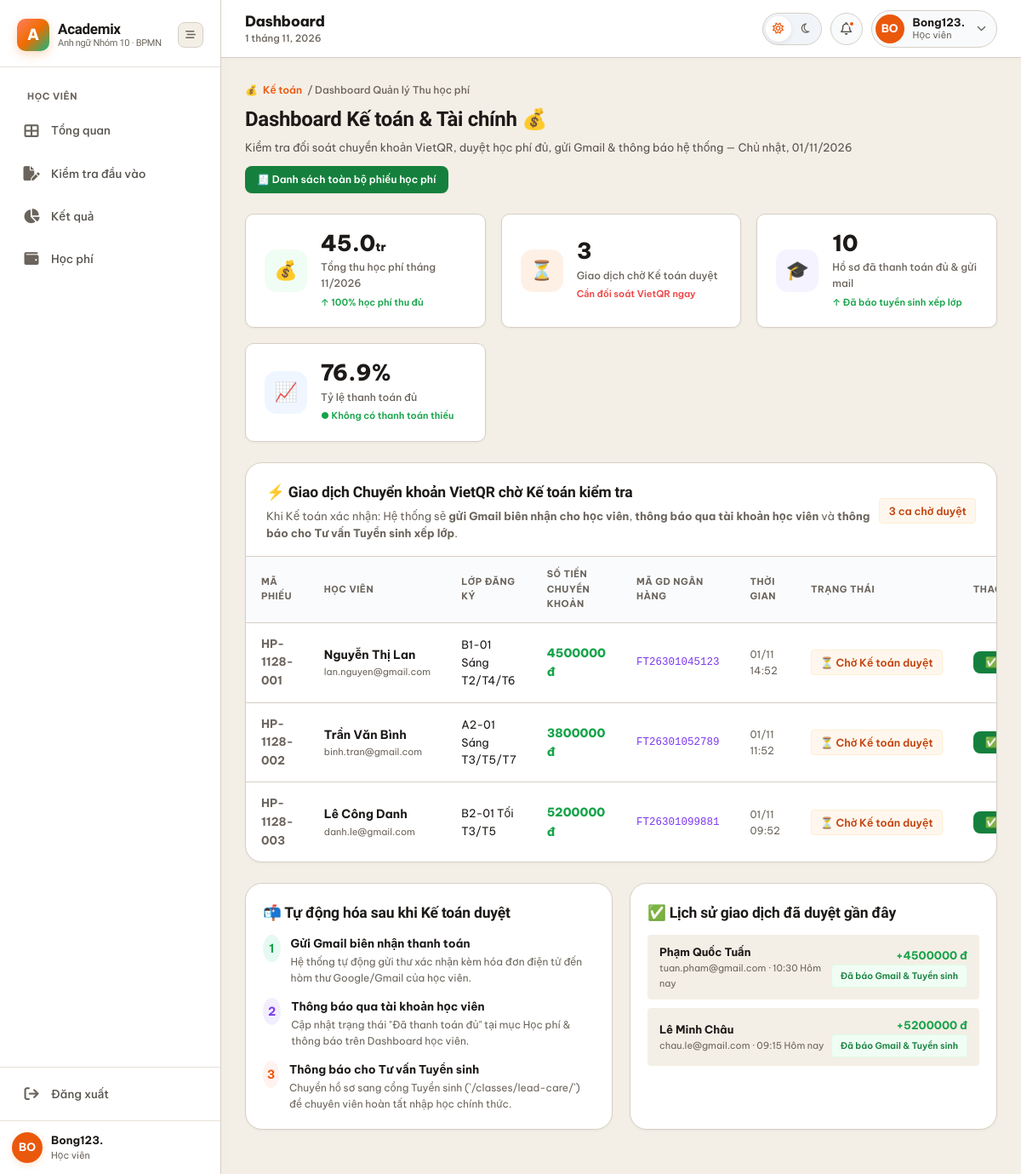
The page /users/accountant/ (signed in) on the database its author committed.
### apps/users/models.py (models this page shows, shortened)
class KhachHang(models.Model):
    class TrangThai(models.TextChoices):
        TIEM_NANG = 'TIEM_NANG', 'Tiềm năng'
        DANG_TU_VAN = 'DANG_TU_VAN', 'Đang tư vấn'
        DA_GHI_DANH = 'DA_GHI_DANH', 'Đã ghi danh'
        NGUNG = 'NGUNG', 'Ngừng'
    ho_ten = models.CharField(max_length=255, verbose_name='Họ tên')
    email = models.EmailField(unique=True, verbose_name='Email')
    so_dien_thoai = models.CharField(max_length=20, blank=True, default='', verbose_name='Số điện thoại')
    ngay_sinh = models.DateField(null=True, blank=True, verbose_name='Ngày sinh')
    trang_thai = models.CharField(
        max_length=20,
        choices=TrangThai.choices,
        default=TrangThai.TIEM_NANG,
        verbose_name='Trạng thái',
    )
    ngay_tao = models.DateTimeField(auto_now_add=True, verbose_name='Ngày tạo')
    class Meta:
        db_table = 'khach_hang'
        verbose_name = 'Khách hàng'
        verbose_name_plural = 'Danh sách khách hàng'
        ordering = ['-ngay_tao']

### apps/users/views.py (the view)
# urls.py: path('accountant/', views.accountant_dashboard, name='accountant_dashboard'),
def accountant_dashboard(request):
    if not request.session.get('user_email') and not (hasattr(request, 'user') and request.user.is_authenticated):
        return redirect('users:student_login')
    now = timezone.now()
    context = {
        'today': now,
        'total_revenue': '45.0',
        'pending_count': 3,
        'confirmed_count': 10,
        'rate_paid': '76.9',
        'pending_transactions': [
            {
                'ma_phieu': 'HP-1128-001',
                'ho_ten': 'Nguyễn Thị Lan',
                'email': 'lan.nguyen@gmail.com',
                'ten_lop': 'B1-01 Sáng T2/T4/T6',
                'so_tien': 4500000,
                'ma_gd_ngan_hang': 'FT26301045123',
                'thoi_gian': now - timedelta(hours=2),
                'trang_thai': 'CHO_DUYET',
            },
            {
                'ma_phieu': 'HP-1128-002',
                'ho_ten': 'Trần Văn Bình',
                'email': 'binh.tran@gmail.com',
                'ten_lop': 'A2-01 Sáng T3/T5/T7',
                'so_tien': 3800000,
                'ma_gd_ngan_hang': 'FT26301052789',
                'thoi_gian': now - timedelta(hours=5),
                'trang_thai': 'CHO_DUYET',
            },
            {
                'ma_phieu': 'HP-1128-003',
                'ho_ten': 'Lê Công Danh',
                'email': 'danh.le@gmail.com',
                'ten_lop': 'B2-01 Tối T3/T5',
                'so_tien': 5200000,
                'ma_gd_ngan_hang': 'FT26301099881',
                'thoi_gian': now - timedelta(hours=7),
                'trang_thai': 'CHO_DUYET',
            },
        ],
        'recent_confirmed': [
            {
                'ho_ten': 'Phạm Quốc Tuấn',
                'so_tien': 4500000,
                'email': 'tuan.pham@gmail.com',
                'time_confirmed': '10:30 Hôm nay',
            },
            {
                'ho_ten': 'Lê Minh Châu',
                'so_tien': 5200000,
                'email': 'chau.le@gmail.com',
                'time_confirmed': '09:15 Hôm nay',
            },
        ]
    }
    return render(request, 'users/accountant_dashboard.html', context)

### apps/users/templates/users/accountant_dashboard.html (shortened to what this page needs)
{% extends 'base.html' %}
{% load static %}
{% block content %}
<div class="page-header">
  <div class="page-breadcrumb">💰 <span>Kế toán</span> / Dashboard Quản lý Thu học phí</div>
  <div style="display: flex; justify-content: space-between; align-items: flex-start; flex-wrap: wrap; gap: 12px;">
    <div>
      <h1 class="page-title">Dashboard Kế toán & Tài chính 💰</h1>
      <p class="page-subtitle">Kiểm tra đối soát chuyển khoản VietQR, duyệt học phí đủ, gửi Gmail & thông báo hệ thống — {{ today|date:"l, d/m/Y" }}</p>
    </div>
    <div style="display: flex; gap: 8px;">
      <a href="{% url 'billing:invoice_list' %}" class="btn btn-emerald btn-sm">
        🧾 Danh sách toàn bộ phiếu học phí
      </a>
    </div>
  </div>
</div>
<div class="stat-grid">
  <div class="stat-card">
    <div class="stat-icon emerald">💰</div>
    <div class="stat-info">
      <div class="stat-value">{{ total_revenue|default:"45.0" }}<span style="font-size:14px">tr</span></div>
      <div class="stat-label">Tổng thu học phí tháng {{ today|date:"m/Y" }}</div>
      <div class="stat-delta up">↑ 100% học phí thu đủ</div>
    </div>
  </div>
  <div class="stat-card">
    <div class="stat-icon coral">⏳</div>
    <div class="stat-info">
      <div class="stat-value" id="kpi-pending-count">{{ pending_count|default:3 }}</div>
      <div class="stat-label">Giao dịch chờ Kế toán duyệt</div>
      <div class="stat-delta down">Cần đối soát VietQR ngay</div>
    </div>
  </div>
  <div class="stat-card">
    <div class="stat-icon purple">🎓</div>
    <div class="stat-info">
      <div class="stat-value">{{ confirmed_count|default:10 }}</div>
      <div class="stat-label">Hồ sơ đã thanh toán đủ & gửi mail</div>
      <div class="stat-delta up">↑ Đã báo tuyển sinh xếp lớp</div>
    </div>
  </div>
  <div class="stat-card">
    <div class="stat-icon blue">📈</div>
    <div class="stat-info">
      <div class="stat-value">{{ rate_paid|default:"76.9" }}%</div>
      <div class="stat-label">Tỷ lệ thanh toán đủ</div>
      <div class="stat-delta up">● Không có thanh toán thiếu</div>
    </div>
  </div>
</div>
<div class="card rounded-2xl shadow-sm" style="margin-bottom: 24px;">
  <div class="card-header">
    <div>
      <div class="card-title">⚡ Giao dịch Chuyển khoản VietQR chờ Kế toán kiểm tra</div>
      <div class="card-subtitle">Khi Kế toán xác nhận: Hệ thống sẽ <strong>gửi Gmail biên nhận cho học viên</strong>, <strong>thông báo qua tài khoản học viên</strong> và <strong>thông báo cho Tư vấn Tuyển sinh xếp lớp</strong>.</div>
    </div>
    <span class="badge badge-coral">{{ pending_count|default:3 }} ca chờ duyệt</span>
  </div>
  <div class="table-wrapper">
    <table id="accountant-pending-table">
      <thead>
        <tr>
          <th>Mã phiếu</th>
          <th>Học viên</th>
          <th>Lớp đăng ký</th>
          <th>Số tiền chuyển khoản</th>
          <th>Mã GD Ngân hàng</th>
          <th>Thời gian</th>
          <th>Trạng thái</th>
          <th>Thao tác của Kế toán</th>
        </tr>
      </thead>
      <tbody>
        {% for item in pending_transactions %}
        <tr id="acc-row-{{ forloop.counter }}">
          <td style="font-weight: 700; color: var(--text-muted);">{{ item.ma_phieu }}</td>
          <td>
            <div style="font-weight: 700; font-size: 14px; color: var(--text-primary);">{{ item.ho_ten }}</div>
            <div style="font-size: 11px; color: var(--text-muted); margin-top: 1px;">{{ item.email }}</div>
          </td>
          <td style="font-size: 13px;">{{ item.ten_lop }}</td>
          <td style="font-weight: 800; font-size: 14px; color: var(--accent-emerald);">
            {{ item.so_tien|floatformat:0 }} đ
          </td>
          <td style="font-family: monospace; font-size: 12.5px; color: var(--accent-purple);">
            {{ item.ma_gd_ngan_hang }}
          </td>
          <td style="font-size: 12px; color: var(--text-muted);">{{ item.thoi_gian|date:"d/m H:i" }}</td>
          <td id="acc-status-{{ forloop.counter }}">
            <span class="badge badge-coral">⏳ Chờ Kế toán duyệt</span>
          </td>
          <td id="acc-action-{{ forloop.counter }}">
            <form method="post" action="{% url 'billing:confirm_invoice' %}" class="acc-confirm-form" data-index="{{ forloop.counter }}" data-name="{{ item.ho_ten }}" data-amount="{{ item.so_tien|floatformat:0 }}đ">
              <button type="submit" class="btn btn-emerald btn-sm" style="font-weight: 700;">
                ✅ Kế toán xác nhận thu đủ
              </button>
            </form>
          </td>
        </tr>
        {% endfor %}
      </tbody>
    </table>
  </div>
</div>
<div class="two-col" style="margin-bottom: 24px;">
  <div class="card rounded-2xl shadow-sm" style="padding: 20px;">
    <div class="card-title" style="margin-bottom: 12px;">📬 Tự động hóa sau khi Kế toán duyệt</div>
    <div style="display: flex; flex-direction: column; gap: 14px;">
      <div style="display: flex; gap: 12px; align-items: flex-start;">
        <div style="background: rgba(16, 185, 129, 0.1); color: var(--accent-emerald); border-radius: 50%; width: 32px; height: 32px; display: flex; align-items: center; justify-content: center; font-size: 14px; font-weight: 700;">1</div>
        <div>
          <div style="font-weight: 700; font-size: 13.5px;">Gửi Gmail biên nhận thanh toán</div>
          <div style="font-size: 12px; color: var(--text-muted);">Hệ thống tự động gửi thư xác nhận kèm hóa đơn điện tử đến hòm thư Google/Gmail của học viên.</div>
        </div>
      </div>
      <div style="display: flex; gap: 12px; align-items: flex-start;">
        <div style="background: rgba(139, 92, 246, 0.1); color: var(--accent-purple); border-radius: 50%; width: 32px; height: 32px; display: flex; align-items: center; justify-content: center; font-size: 14px; font-weight: 700;">2</div>
        <div>
          <div style="font-weight: 700; font-size: 13.5px;">Thông báo qua tài khoản học viên</div>
          <div style="font-size: 12px; color: var(--text-muted);">Cập nhật trạng thái "Đã thanh toán đủ" tại mục Học phí & thông báo trên Dashboard học viên.</div>
        </div>
      </div>
      <div style="display: flex; gap: 12px; align-items: flex-start;">
        <div style="background: rgba(255, 126, 95, 0.1); color: var(--accent-coral); border-radius: 50%; width: 32px; height: 32px; display: flex; align-items: center; justify-content: center; font-size: 14px; font-weight: 700;">3</div>
        <div>
          <div style="font-weight: 700; font-size: 13.5px;">Thông báo cho Tư vấn Tuyển sinh</div>
          <div style="font-size: 12px; color: var(--text-muted);">Chuyển hồ sơ sang cổng Tuyển sinh (`/classes/lead-care/`) để chuyên viên hoàn tất nhập học chính thức.</div>
        </div>
      </div>
    </div>
  </div>
  <div class="card rounded-2xl shadow-sm" style="padding: 20px;">
    <div class="card-title" style="margin-bottom: 12px;">✅ Lịch sử giao dịch đã duyệt gần đây</div>
    <div style="display: flex; flex-direction: column; gap: 10px;">
      {% for item in recent_confirmed %}
      <div style="display: flex; justify-content: space-between; align-items: center; padding: 10px 14px; background: var(--bg-app); border-radius: var(--radius-sm);">
        <div>
          <div style="font-weight: 700; font-size: 13px;">{{ item.ho_ten }}</div>
          <div style="font-size: 11px; color: var(--text-muted);">{{ item.email }} · {{ item.time_confirmed }}</div>
        </div>
        <div style="text-align: right;">
          <div style="font-weight: 700; color: var(--accent-emerald); font-size: 13px;">+{{ item.so_tien|floatformat:0 }} đ</div>
          <span class="badge badge-emerald" style="font-size: 10.5px;">Đã báo Gmail & Tuyển sinh</span>
        </div>
      </div>
      {% endfor %}
    </div>
  </div>
</div>
{% endblock %}

### templates/base.html (shortened to what this page needs)
{% load static %}
<!DOCTYPE html>
<html lang="vi" data-theme="light">
<head>
  <link rel="stylesheet" href="https://cdnjs.cloudflare.com/ajax/libs/font-awesome/6.5.0/css/all.min.css">
  <link rel="stylesheet" href="{% static 'css/academix.css' %}">
  <link rel="stylesheet" href="{% static 'css/components.css' %}">
</head>
<body>
  <div class="app-wrapper">
    <aside class="sidebar" id="sidebar">
      <div class="sidebar-logo">
        <div class="logo-main">
          <div class="logo-icon">A</div>
          <div class="logo-text">
            Academix
            <small>Anh ngữ Nhóm 10 · BPMN</small>
          </div>
        </div>
        <button class="logo-collapse" id="sidebar-collapse-btn" title="Thu gọn / Mở rộng" onclick="toggleSidebar()">
          <i class="fa-solid fa-bars-staggered"></i>
        </button>
      </div>
      <nav class="sidebar-nav">
        {% block sidebar_main %}
        {% if request.user.role == 'STUDENT' or current_role == 'STUDENT' %}
        <div class="sidebar-section-label">Học viên</div>
        <a href="{% url 'users:student_dashboard' %}" class="nav-item" data-href="{% url 'users:student_dashboard' %}">
          <span class="nav-icon"><i class="fa-solid fa-table-cells-large"></i></span>
          <span>Tổng quan</span>
        </a>
        <a href="{% url 'placement_tests:test_room' %}" class="nav-item"
          data-href="{% url 'placement_tests:test_room' %}">
          <span class="nav-icon"><i class="fa-solid fa-file-pen"></i></span>
          <span>Kiểm tra đầu vào</span>
        </a>
        <a href="{% url 'placement_tests:test_result' %}" class="nav-item"
          data-href="{% url 'placement_tests:test_result' %}">
          <span class="nav-icon"><i class="fa-solid fa-chart-pie"></i></span>
          <span>Kết quả</span>
        </a>
        <a href="{% url 'billing:payment_detail' %}" class="nav-item" data-href="{% url 'billing:payment_detail' %}">
          <span class="nav-icon"><i class="fa-solid fa-wallet"></i></span>
          <span>Học phí</span>
        </a>
        {% endif %}
        {% endblock %}
      </nav>
      <div class="sidebar-footer">
        <a href="{% url 'users:student_logout' %}" class="nav-item sidebar-footer-item">
          <span class="nav-icon"><i class="fa-solid fa-arrow-right-from-bracket"></i></span>
          <span>Đăng xuất</span>
        </a>
        <div class="sidebar-profile">
          <div class="avatar" id="sidebar-avatar-circle">
            {{ user_initials|default:"HV" }}
          </div>
          <div class="profile-info">
            <div class="profile-name" id="sidebar-user-name">
              {{ display_user_name|default:"Người dùng" }}
            </div>
            <div class="profile-role" id="sidebar-user-role">
              {{ role_label|default:"Học viên" }}
            </div>
          </div>
        </div>
      </div>
    </aside>
    <div class="main-area">
      <header class="top-header">
        <div class="header-left">
          <div class="header-title-box">
            <div class="header-title">{% block page_heading %}Dashboard{% endblock %}</div>
            <div class="header-date" id="header-live-date">23 September, 2024</div>
          </div>
        </div>
        <div class="header-actions">
          <div class="theme-pill-toggle" title="Đổi chế độ sáng / tối" onclick="ThemeManager.toggle()">
            <div class="theme-pill-btn active" id="theme-sun-btn" title="Giao diện Sáng">
              <i class="fa-regular fa-sun"></i>
            </div>
            <div class="theme-pill-btn" id="theme-moon-btn" title="Giao diện Tối">
              <i class="fa-regular fa-moon"></i>
            </div>
          </div>
          <div class="dropdown-wrapper">
            <button class="header-circle-btn" id="notif-btn" title="Thông báo hệ thống">
              <i class="fa-regular fa-bell"></i>
              {% if unread_notif_count > 0 %}
              <span class="notif-dot"></span>
              {% endif %}
            </button>
          </div>
          <div class="dropdown-wrapper">
            <div class="header-user-capsule" id="user-avatar-btn" title="Tài khoản người dùng">
              <div class="user-avatar-circle" id="header-avatar-circle">
                {{ user_initials|default:"HV" }}
              </div>
              <div class="user-text">
                <span class="user-text-name" id="header-user-name">
                  {{ display_user_name|default:"Người dùng" }}
                </span>
                <span class="user-text-role" id="header-user-role">{{ role_label|default:"Học viên" }}</span>
              </div>
              <i class="fa-solid fa-chevron-down user-chevron"></i>
            </div>
          </div>
        </div>
      </header>
      <main class="page-content">
        {% block content %}
        {% endblock %}
      </main>
    </div>
  </div>
</body>
</html>

### rows shown on the page
KhachHang: ma_phieu "HP-1128-001", ho_ten "Nguyễn Thị Lan", email "lan.nguyen@gmail.com", ten_lop "B1-01 Sáng T2/T4/T6", so_tien "4500000", ma_gd_ngan_hang "FT26301045123", thoi_gian "01/11 14:52"
KhachHang: ma_phieu "HP-1128-002", ho_ten "Trần Văn Bình", email "binh.tran@gmail.com", ten_lop "A2-01 Sáng T3/T5/T7", so_tien "3800000", ma_gd_ngan_hang "FT26301052789", thoi_gian "01/11 11:52"

### other values the page prints
{{ user_initials|default:"HV" }} "BO"
{{ display_user_name|default:"Người dùng" }} "Bong123."
{{ role_label|default:"Học viên" }} "Học viên"
{{ total_revenue|default:"45.0" }} "45.0"
{{ pending_count|default:3 }} "3"
{{ confirmed_count|default:10 }} "10"
{{ rate_paid|default:"76.9" }} "76.9"
{{ item.ma_phieu }} "HP-1128-003"
{{ item.ho_ten }} "Lê Công Danh"
{{ item.email }} "danh.le@gmail.com"
{{ item.ten_lop }} "B2-01 Tối T3/T5"
{{ item.so_tien|floatformat:0 }} "5200000"
{{ item.ma_gd_ngan_hang }} "FT26301099881"
{{ item.thoi_gian|date:"d/m H:i" }} "01/11 09:52"
{{ item.ho_ten }} "Phạm Quốc Tuấn" "Lê Minh Châu"
